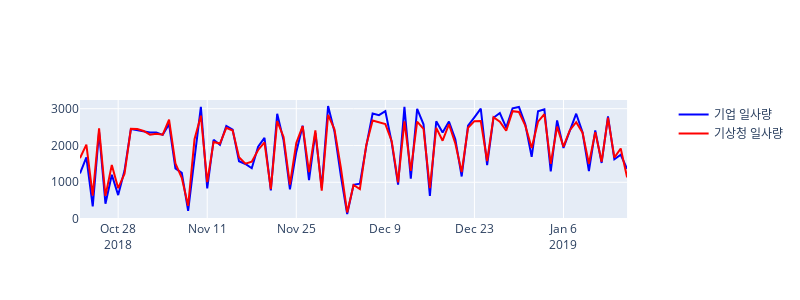

Here is the notebook cell this chart was saved with:
### Code cell
print(to_day_need.corr()[:1]["match_solar"])
make_graph("env_slopesolar", "match_solar", to_day_need[:100])
